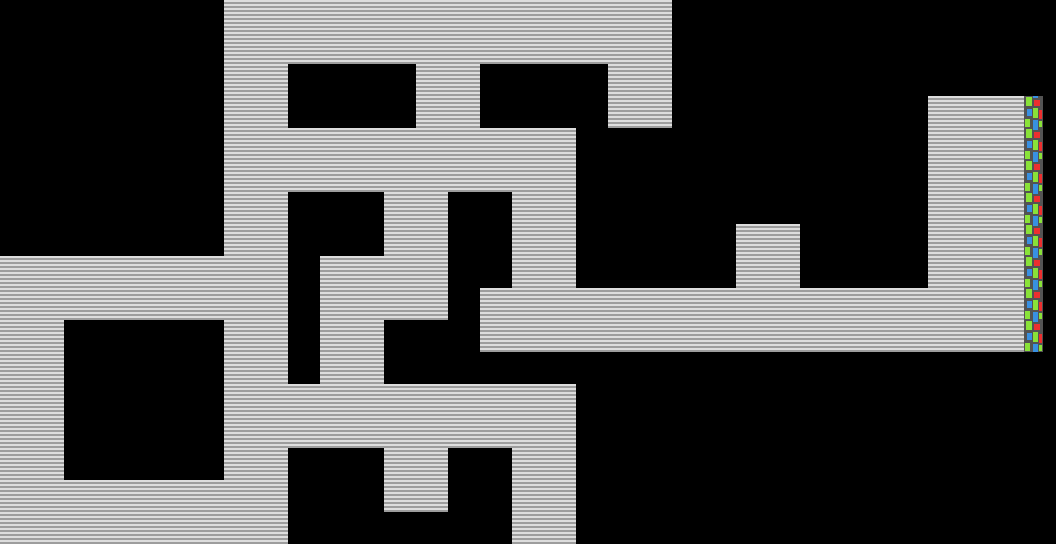

Below is a game level as drawn by its tile map, then a one-line description and the .tmx that defines it (tile-layer data replaced by summaries):
An orthogonal 33x17 tile map with 32x32 px tiles, 2 tile layers (Tile Layer 1, Tile Layer 2), 2 tilesets and 30 objects (5x 3, 5x 4, 3x 2, 3x 5, 3x 1).

<map version="1.0" orientation="orthogonal" renderorder="right-down" width="33" height="17" tilewidth="32" tileheight="32" nextobjectid="62">
 <tileset firstgid="1" name="floor" tilewidth="32" tileheight="32" tilecount="1" columns="1">
  <image source="floor.png" width="32" height="32" />
 </tileset>
 <tileset firstgid="2" name="computerstexture" tilewidth="32" tileheight="32" tilecount="1" columns="1">
  <image source="computerstexture.png" width="32" height="32" />
 </tileset>
 <layer name="Tile Layer 1" width="33" height="17">
  <data>[561 cells, 232 non-empty, 1 distinct tile ids]</data>
 </layer>
 <layer name="Tile Layer 2" width="33" height="17">
  <data>[561 cells, 12 non-empty, 2 distinct tile ids]</data>
 </layer>
 <objectgroup name="wall">
  <object id="30" x="64" y="320">
   <polyline points="0,0 160,0 160,160 0,160 0,0" />
  </object>
  <object id="34" x="512" y="544">
   <polyline points="0,0 64,0 64,-160 -128,-160 -128,-224 -64,-224 -64,-352 0,-352 0,-256 -32,-256 -32,-192 512,-192 512,-448 416,-448 416,-256 288,-256 288,-320 224,-320 224,-256 64,-256 64,-416 -32,-416 -32,-480 96,-480 96,-416 160,-416 160,-544 -288,-544 -288,-288 -512,-288 -512,0 -224,0 -224,-96 -128,-96 -128,-32 -64,-32 -64,-96 0,-96 0,0" />
  </object>
  <object id="35" x="288" y="384">
   <polyline points="0,0 32,0 32,-128 96,-128 96,-192 0,-192 0,0" />
  </object>
  <object id="42" x="288" y="64">
   <polyline points="0,0 128,0 128,64 0,64 0,0" />
  </object>
 </objectgroup>
 <objectgroup name="guards">
  <object id="56" x="512" y="416" width="16" height="16">
   <properties>
    <property name="XY" type="bool" value="false" />
    <property name="constant" type="float" value="112" />
    <property name="end" type="float" value="288" />
    <property name="start" type="float" value="496" />
   </properties>
   <ellipse />
  </object>
  <object id="57" x="480" y="160" width="16" height="16">
   <properties>
    <property name="XY" type="bool" value="false" />
    <property name="constant" type="float" value="368" />
    <property name="end" type="float" value="288" />
    <property name="start" type="float" value="480" />
   </properties>
   <ellipse />
  </object>
  <object id="58" x="864" y="320" width="16" height="16">
   <properties>
    <property name="XY" type="bool" value="false" />
    <property name="constant" type="float" value="208" />
    <property name="end" type="float" value="576" />
    <property name="start" type="float" value="864" />
   </properties>
   <ellipse />
  </object>
  <object id="59" x="256" y="384" width="16" height="16">
   <properties>
    <property name="XY" type="bool" value="true" />
    <property name="constant" type="float" value="240" />
    <property name="end" type="float" value="352" />
    <property name="start" type="float" value="160" />
   </properties>
   <ellipse />
  </object>
  <object id="60" x="608" y="32" width="16" height="16">
   <properties>
    <property name="XY" type="bool" value="false" />
    <property name="constant" type="float" value="496" />
    <property name="end" type="float" value="480" />
    <property name="start" type="float" value="608" />
   </properties>
   <ellipse />
  </object>
  <object id="61" x="544" y="320" width="16" height="16">
   <properties>
    <property name="XY" type="bool" value="true" />
    <property name="constant" type="float" value="528" />
    <property name="end" type="float" value="352" />
    <property name="start" type="float" value="256" />
   </properties>
   <ellipse />
  </object>
 </objectgroup>
 <objectgroup name="victory">
  <object id="54" x="928" y="96" width="64" height="64">
   <properties>
    <property name="X" type="float" value="928" />
    <property name="Y" type="float" value="384" />
   </properties>
  </object>
 </objectgroup>
 <objectgroup name="hacks">
  <object id="38" name="2" x="224" y="480">
   <properties>
    <property name="Height" type="float" value="64" />
    <property name="Type" value="door" />
    <property name="Width" type="float" value="4" />
    <property name="X" type="float" value="220" />
    <property name="Y" type="float" value="0" />
    <property name="up" type="bool" value="true" />
   </properties>
   <polyline points="0,0 0,64" />
  </object>
  <object id="39" name="2" x="0" y="320">
   <properties>
    <property name="Height" type="float" value="4" />
    <property name="Type" value="door" />
    <property name="Width" type="float" value="64" />
    <property name="X" type="float" value="0" />
    <property name="Y" type="float" value="220" />
    <property name="up" type="bool" value="false" />
   </properties>
   <polyline points="0,0 64,0" />
  </object>
  <object id="40" name="3" x="224" y="256">
   <properties>
    <property name="Height" type="float" value="64" />
    <property name="Type" value="door" />
    <property name="Width" type="float" value="32" />
    <property name="X" type="float" value="220" />
    <property name="Y" type="float" value="224" />
    <property name="up" type="bool" value="true" />
   </properties>
   <polyline points="0,0 0,64" />
  </object>
  <object id="41" name="4" x="224" y="128">
   <properties>
    <property name="Height" type="float" value="4" />
    <property name="Type" value="door" />
    <property name="Width" type="float" value="64" />
    <property name="X" type="float" value="224" />
    <property name="Y" type="float" value="416" />
    <property name="up" type="bool" value="false" />
   </properties>
   <polyline points="0,0 64,0" />
  </object>
  <object id="43" name="3" x="416" y="128">
   <properties>
    <property name="Height" type="float" value="4" />
    <property name="Type" value="door" />
    <property name="Width" type="float" value="64" />
    <property name="X" type="float" value="416" />
    <property name="Y" type="float" value="416" />
    <property name="up" type="bool" value="false" />
   </properties>
   <polyline points="0,0 64,0" />
  </object>
  <object id="44" name="3" x="384" y="192">
   <properties>
    <property name="Height" type="float" value="4" />
    <property name="Type" value="door" />
    <property name="Width" type="float" value="64" />
    <property name="X" type="float" value="384" />
    <property name="Y" type="float" value="348" />
    <property name="up" type="bool" value="false" />
   </properties>
   <polyline points="0,0 64,0" />
  </object>
  <object id="45" name="5" x="928" y="288">
   <properties>
    <property name="Height" type="float" value="64" />
    <property name="Type" value="door" />
    <property name="Width" type="float" value="4" />
    <property name="X" type="float" value="924" />
    <property name="Y" type="float" value="192" />
    <property name="up" type="bool" value="true" />
   </properties>
   <polyline points="0,0 0,64" />
  </object>
  <object id="46" name="3" x="320" y="384">
   <properties>
    <property name="Height" type="float" value="4" />
    <property name="Type" value="door" />
    <property name="Width" type="float" value="64" />
    <property name="X" type="float" value="320" />
    <property name="Y" type="float" value="160" />
    <property name="up" type="bool" value="false" />
   </properties>
   <polyline points="0,0 64,0" />
  </object>
  <object id="47" name="4" x="416" y="0">
   <properties>
    <property name="Height" type="float" value="64" />
    <property name="Type" value="door" />
    <property name="Width" type="float" value="4" />
    <property name="X" type="float" value="412" />
    <property name="Y" type="float" value="480" />
    <property name="up" type="bool" value="true" />
   </properties>
   <polyline points="0,0 0,64" />
  </object>
  </objectgroup>
 <objectgroup name="routers">
  <!-- 5 objects omitted --></objectgroup>
</map>
<!-- 10 of 30 objects omitted -->
